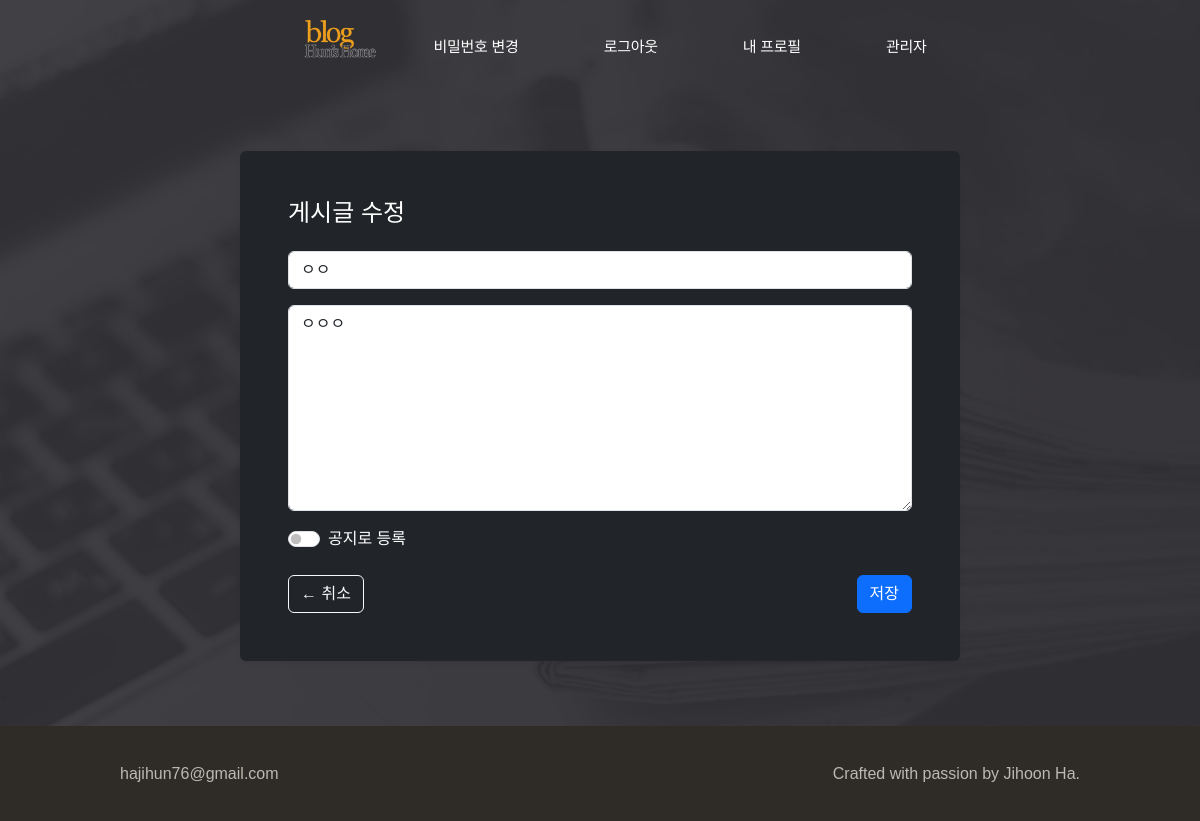
The page /community/2/edit/ (signed in) on the database its author committed.
### community/models.py (models this page shows, shortened)
class Post(models.Model):
    title = models.CharField(max_length=100)
    content = CKEditor5Field(config_name='default')
    created_at = models.DateTimeField(auto_now_add=True)
    views = models.PositiveIntegerField(default=0)
    is_notice = models.BooleanField(default=False, verbose_name="공지로 등록")
    author = models.ForeignKey(User, on_delete=models.CASCADE)

### community/views.py (the view, shortened to what this page needs)
# urls.py: path('<int:post_id>/edit/', views.PostUpdateView.as_view(), name='community_update'),
class PostUpdateView(LoginRequiredMixin, UserPassesTestMixin, UpdateView):
    model = Post
    form_class = PostForm  # ✅ PostForm 사용
    template_name = 'community/post_form.html'
    pk_url_kwarg = 'post_id'
    def get_form_kwargs(self):
        kwargs = super().get_form_kwargs()
        kwargs['user'] = self.request.user  # ✅ user 전달 (폼에서 is_superuser 체크용)
        return kwargs
    def test_func(self):
        return self.get_object().author == self.request.user

### community/forms.py
class PostForm(forms.ModelForm):
    class Meta:
        model = Post
        fields = ['title', 'content', 'is_notice']
    def __init__(self, *args, **kwargs):
        user = kwargs.pop('user', None)
        super().__init__(*args, **kwargs)
        if not user or not user.is_superuser:
            self.fields.pop('is_notice', None)

### community/templates/community/post_form.html (shortened to what this page needs)
{% extends "blog_base/base_with_navbar.html" %}
{% load static %}
{% load widget_tweaks %}
{% block extra_head %}
<link rel="stylesheet" href="{% static 'community/css/navbar_override.css' %}">
{% endblock extra_head %}
{% block content %}
<link href="https://cdn.jsdelivr.net/npm/bootstrap@5.3.0/dist/css/bootstrap.min.css" rel="stylesheet">
<main class="container d-flex justify-content-center align-items-center py-5" style="min-height: 80vh;">
  <div class="bg-dark text-white p-5 rounded shadow-sm w-100" style="max-width: 720px;">
    <h4 class="mb-4">{{ form.instance.pk|yesno:"게시글 수정,새 글 작성" }}</h4>
    <form method="post">
      <div class="mb-3">
        {{ form.title|add_class:"form-control"|attr:"placeholder:제목을 입력하세요" }}
      </div>
      <div class="mb-3">
        {{ form.content|add_class:"form-control"|attr:"rows:8"|attr:"placeholder:내용을 입력하세요" }}
      </div>
      {% if user.is_superuser %}
        <div class="form-check form-switch mb-3">
          {{ form.is_notice|add_class:"form-check-input" }}
          <label class="form-check-label" for="id_is_notice">공지로 등록</label>
        </div>
      {% endif %}
      <div class="d-flex justify-content-between mt-4">
        <a href="{% url 'community_list' %}" class="btn btn-outline-light">← 취소</a>
        <button type="submit" class="btn btn-primary">저장</button>
      </div>
    </form>
  </div>
</main>
{% endblock content %}

### blog/static/blog/css/theme.css (style rules this page uses)
* { font-family: "Spoqa Han Sans Neo", sans-serif; }
:root { --border: #e3e1dc; --text: #fff; --link: #fff; --site-footer: #bcb9b0; --site-footer-background: #2f2c28; --site-header-background: rgba(255, 255, 255, 0.76); --max-content-width: 1000px; --input-background: #fff; --input-border: #cccac3; --input-error: #999; --input-error-border: #e6584e; --input-focus-border: #ffcc00; --input-focus-background: #fffdf3; --input-placeholder: #bcb9b0; --button-text: #fff; --button-primary-background: #222; --button-primary-hover-background: #444; --account-link: #fff; --box-border: #e3e1dc; --dialog-border: #e3e1dc; --dialog-background: #f6f5f3; --dialog-info: #e1811b; --max-content-width: 1000px; --file-content-border: #cccac3; --file-content-background: #fff; --profile-header-edit: #7b776b; --main-header-border: #f0efec; --main-header-background: #fff; --profile-header-edit: #7b776b; --avatar-placeholder: #e3e1dc; --chip-border: #e3e1dc; --chip-text: #2f2c28; }

### blog/static/blog/css/styles.css (style rules this page uses)
html { position: relative; min-height: 100vh; margin: 0; }
body { display: flex; min-height: 100vh; flex-direction: column; margin: 0; padding: 0; background: url("../images/bg.jpg") no-repeat center top/cover; -webkit-font-smoothing: antialiased; -moz-osx-font-smoothing: auto; word-break: keep-all; }
a, a:hover { color: var(--text); }
a { text-decoration: none; }
.container { display: flex; justify-content: center; align-items: center; width: 899px; margin: 0 auto; }

### rows shown on the page
Post: instance.pk "게시글 수정", title "ㅇㅇ", content "ㅇㅇㅇ"
